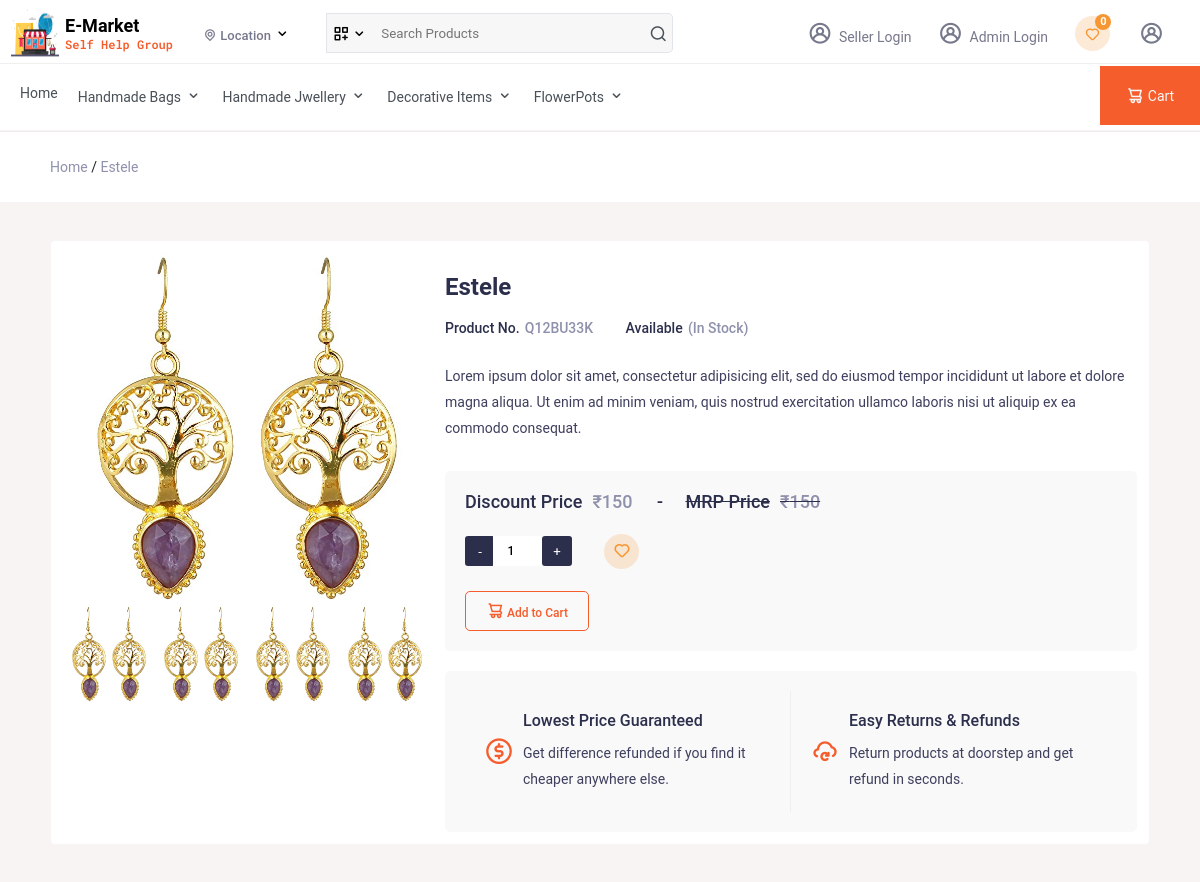
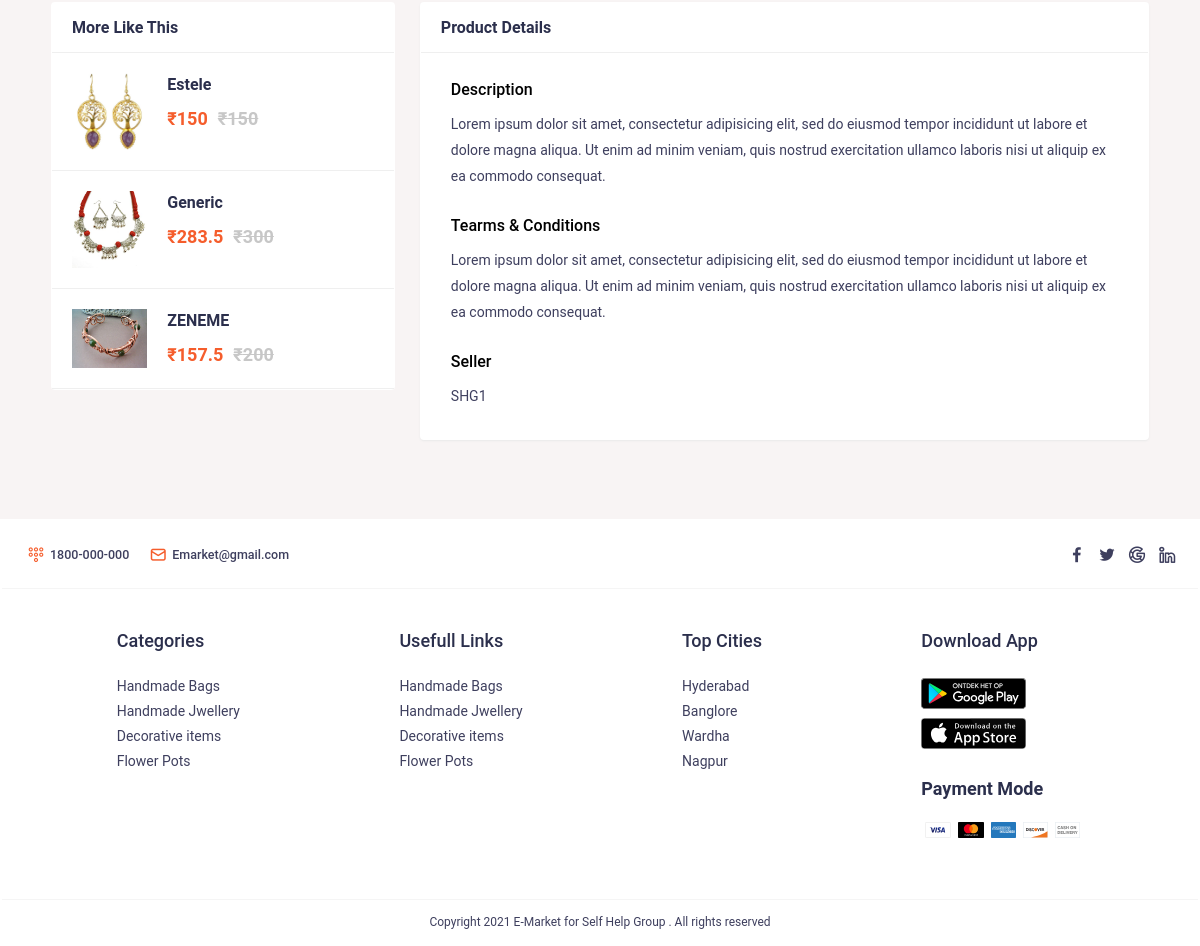
The app's page /product_detail.php?pid=14 with its own data (2 pictures, top to bottom).
### tables this page shows
CREATE TABLE `categories` (
  `id` int(11) NOT NULL,
  `category` varchar(255) NOT NULL,
  `status` tinyint(1) NOT NULL
);

CREATE TABLE `product` (
  `id` int(11) NOT NULL,
  `cat_id` int(11) NOT NULL,
  `scat_id` int(11) NOT NULL,
  `product_name` varchar(255) NOT NULL,
  `img1` varchar(255) NOT NULL,
  `img2` varchar(255) NOT NULL,
  `img3` varchar(255) NOT NULL,
  `img4` varchar(255) NOT NULL,
  `price` float NOT NULL,
  `sell_price` float NOT NULL,
  `fa` float NOT NULL,
  `shrt_desc` text NOT NULL,
  `description` text NOT NULL,
  `qty` int(11) NOT NULL,
  `disclaimer` text NOT NULL,
  `isappp` int(11) NOT NULL,
  `isnew` tinyint(1) NOT NULL,
  `bs` tinyint(1) NOT NULL,
  `status` tinyint(1) NOT NULL,
  `added_by` int(11) NOT NULL,
  `belonging_city` int(11) NOT NULL,
  `tax` float NOT NULL,
  `sku` varchar(255) NOT NULL
);

CREATE TABLE `sellers` (
  `id` int(11) NOT NULL,
  `email` varchar(255) NOT NULL,
  `password` text NOT NULL,
  `mobile` varchar(50) NOT NULL,
  `f_name` varchar(255) NOT NULL,
  `address` varchar(255) NOT NULL,
  `tob` int(11) NOT NULL,
  `country` int(11) NOT NULL,
  `state` int(11) NOT NULL,
  `city` int(11) NOT NULL,
  `pin` int(11) NOT NULL,
  `b_name` varchar(255) NOT NULL,
  `b_crft` varchar(255) NOT NULL,
  `is_gst` tinyint(1) NOT NULL,
  `gst_id` varchar(255) NOT NULL,
  `gst_crft` varchar(255) NOT NULL,
  `acc_num` varchar(255) NOT NULL,
  `acc_holder` varchar(255) NOT NULL,
  `ifsc` varchar(255) NOT NULL,
  `bank` varchar(255) NOT NULL,
  `branch` varchar(255) NOT NULL,
  `isapp` int(11) NOT NULL,
  `is_new` tinyint(1) NOT NULL,
  `is_cp` tinyint(1) NOT NULL,
  `adhar` varchar(255) NOT NULL,
  `pan` varchar(255) NOT NULL,
  `status` tinyint(1) NOT NULL
);

### product_detail.php (the view, shortened to what the rows shown need)
<?php
require('require/top.php');
$pid=$_GET['pid'];
$product=product_detail($con,$pid);
?>
<div class="path">
    <div class="container">
        <a href="index.php">Home</a>
        /
        <a href=""><?php echo $product['product_name']; ?></a>
    </div>
</div>
<section class="single-product">
    <div class="row">
        <div class="container">
            <div class="innerrow">
                <div class="left">
                    <div class="mainImage">
                        <img src="media/product/<?php echo $product['img1']; ?>" alt="main-image" id="mi" />
                    </div>
                    <div class="subimages flex">
                        <div class="sub">
                            <img src="media/product/<?php echo $product['img1']; ?>" alt="sub-image" id="mi"
                                onclick="view(this)" />
                        </div>
                        <div class="sub">
                            <img src="media/product/<?php echo $product['img2']; ?>" alt="sub-image" id="mi"
                                onclick="view(this)" />
                        </div>
                        <div class="sub">
                            <img src="media/product/<?php echo $product['img3']; ?>" alt="sub-image" id="mi"
                                onclick="view(this)" />
                        </div>
                        <div class="sub">
                            <img src="media/product/<?php echo $product['img4']; ?>" alt="sub-image" id="mi"
                                onclick="view(this)" />
                        </div>
                    </div>
                </div>
                <div class="right">
                    <h2 class="mt2"><?php echo $product['product_name']; ?></h2>
                    <div class="no-stock">
                        <p class="pd-no">Product No.<span><?php echo $product['sku']; ?></span></p>
                        <p class="stock-qty">
                            <?php
                             if($product['qty']>0){
                                  echo "Available<span>(In Stock)</span>";
                            }else{
                                echo "Unavailable<span>(Out of Stock)</span>";
                            } ?></p>
                    </div>
                    <p class="pp-descp">
                        <?php echo $product['shrt_desc']; ?>
                    </p>
                    <div class="product-group-dt">
                        <ul>
                            <li>
                                <div class="main-price color-discount">
                                    Discount Price<span>&#8377;<?php echo $product['fa']; ?></span>
                                </div>
                            </li>
                            <li>
                                <div class="main-price mrp-price">
                                    MRP Price<span>&#8377;<?php echo $product['price']; ?></span>
                                </div>
                            </li>
                        </ul>
                        <ul class="gty-wish-share">
                        </ul>
                        <ul class="ordr-crt-share">
                        </ul>
                    </div>
                    <div class="down">
                        <ul class="flex">
                        </ul>
                    </div>
                </div>
            </div>
            <div class="secondrow">
                <div class="innerrow">
                    <div class="mlt">
                        <div class="container">
                            <div class="product-container">
                                <?php
                                 $catid=$product['cat_id'];
                                 $rs=mysqli_query($con,"select * from product where cat_id='$catid' and status='1'");
                                 if(mysqli_num_rows($rs)>0){
                                while($row=mysqli_fetch_assoc($rs)){
                                ?>
                                <div class="card">
                                    <a href="product_detail.php?pid=<?php echo $row['id']; ?>">
                                        <img src="media/product/<?php echo $row['img1']; ?>" alt="main-image" />
                                    </a>
                                    <div class="detail">
                                        <h4><?php echo $row['product_name']; ?></h4>
                                        <div class="qty-group">
                                            <div class="cart-item-price">
                                                &#8377;<?php echo $row['fa']; ?>
                                                <span>&#8377;<?php echo $row['price']; ?></span>
                                            </div>
                                        </div>
                                    </div>
                                </div>
                                <?php }} ?>
                            </div>
                        </div>
                    </div>
                    <div class="alldesc">
                        <div class="container">
                            <div class="desc-body">
                                <div class="pdct-dts-1">
                                    <div class="pdct-dt-step">
                                        <h4>Description</h4>
                                        <p>
                                            <?php echo $product['description']; ?>
                                        </p>
                                    </div>
                                    <div class="pdct-dt-step">
                                        <h4>Tearms & Conditions</h4>
                                        <div class="product_attr">
                                            <?php echo $product['disclaimer']; ?>
                                        </div>
                                    </div>
                                    <div class="pdct-dt-step">
                                        <h4>Seller</h4>
                                        <div class="product_attr">
                                            <?php
                                $t=$product['added_by'];
                                $h=mysqli_fetch_assoc(mysqli_query($con,"select b_name from sellers where id='$t'"));
                                echo $h['b_name']; ?>
                                        </div>
                                    </div>
                                </div>
                            </div>
                        </div>
                    </div>
                </div>
            </div>
        </div>
    </div>
</section>
<?php require('require/last.php'); ?>

### require/top.php (shortened to what the rows shown need)
<?php
    require("utility/utility.php");
?>
<!DOCTYPE html>
<html lang="en">
<head>
    <link rel="stylesheet" href="assets/css/style.css" />
    <link rel="stylesheet" href="https://unicons.iconscout.com/release/v4.0.0/css/line.css" />
    <link rel="stylesheet" href="assets/css/owl.carousel.min.css" />
    <link rel="stylesheet" href="assets/css/owl.theme.default.min.css" />
</head>
<body>
    <header class="header">
        <div class="bottom-header">
            <div class="sub-header">
                <nav>
                    <div class="div"><a href="index.php">Home</a></div>
                    <?php
                $res=mysqli_query($con,"select * from categories limit 10");
                while($row=mysqli_fetch_assoc($res)){
            ?>
                    <div class="div">
                        <?php
                echo $row['category'];
            ?>
                        <i class="uil uil-angle-down icon__14"></i>
                    </div>
                    <?php
                }
            ?>
                </nav>
            </div>
        </div>
    </header>

### records on screen
categories: category "Handmade Bags"
categories: category "Handmade Jwellery"
categories: category "Decorative Items"
categories: category "FlowerPots"
product: product_name "Estele", img1 (picture), img2 (picture), img3 (picture), img4 (picture), sku "Q12BU33K", shrt_desc "Lorem ipsum dolor sit amet, consectetur adipisicing elit, sed do eiusmod tempor incididunt ut labore et dolore magna aliqua. Ut enim ad minim veniam, quis nostrud exercitation ullamco laboris nisi ut aliquip ex ea commodo consequat.", fa "150", price "150", description "Lorem ipsum dolor sit amet, consectetur adipisicing elit, sed do eiusmod tempor incididunt ut labore et dolore magna aliqua. Ut enim ad minim veniam, quis nostrud exercitation ullamco laboris nisi ut aliquip ex ea commodo consequat.", disclaimer "Lorem ipsum dolor sit amet, consectetur adipisicing elit, sed do eiusmod tempor incididunt ut labore et dolore magna aliqua. Ut enim ad minim veniam, quis nostrud exercitation ullamco laboris nisi ut aliquip ex ea commodo consequat."
product: img1 (picture), product_name "Generic", fa "283.5", price "300"
product: img1 (picture), product_name "ZENEME", fa "157.5", price "200"
sellers: b_name "SHG1"
